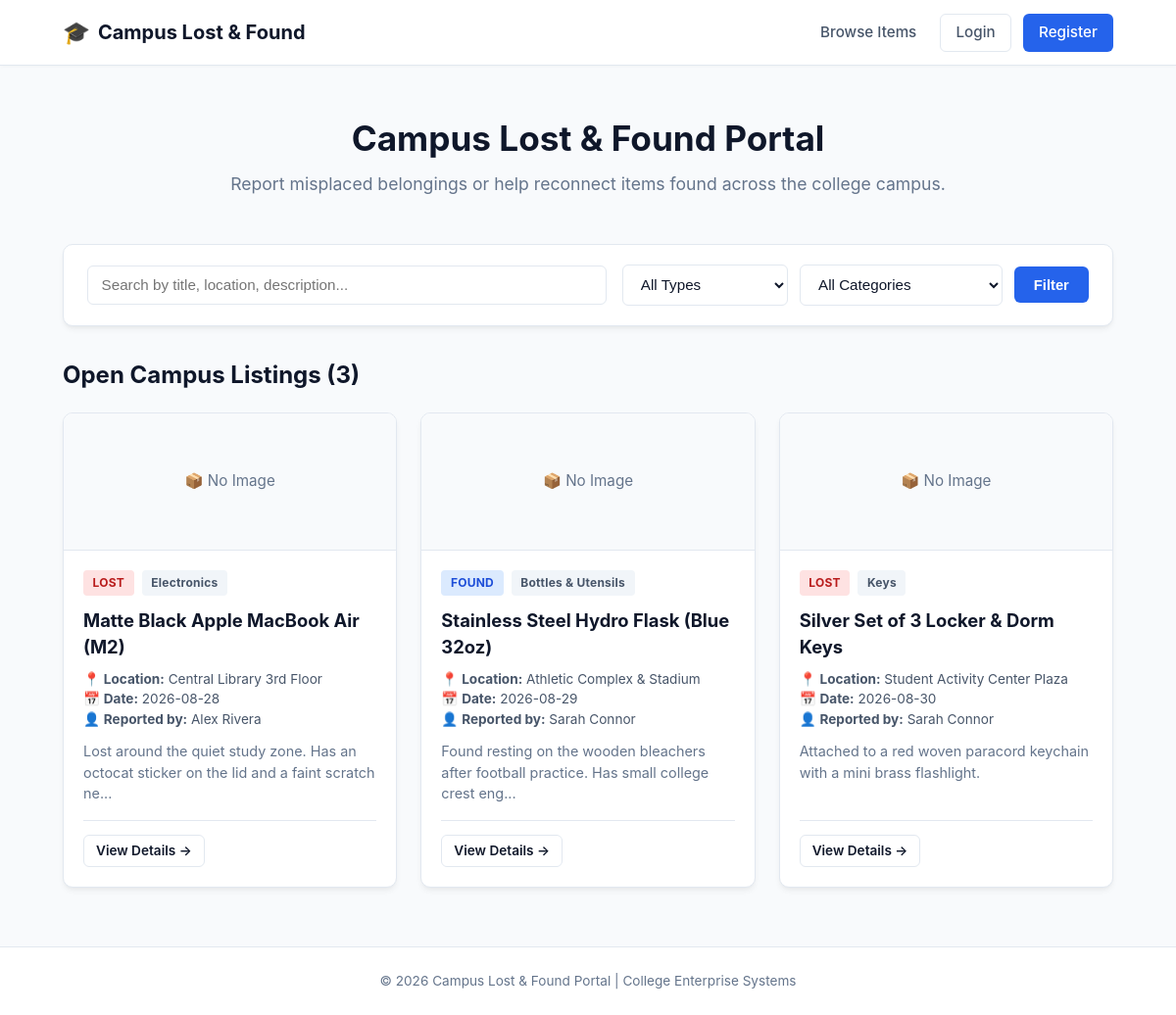
The page / on the database its author committed.
### tables this page shows
CREATE TABLE IF NOT EXISTS items (
  id INT AUTO_INCREMENT PRIMARY KEY,
  user_id INT NOT NULL,
  type ENUM('lost','found') NOT NULL,
  title VARCHAR(150) NOT NULL,
  description TEXT,
  category VARCHAR(50),
  location VARCHAR(150),
  date_reported DATE,
  image_path VARCHAR(255),
  status ENUM('open','claimed','resolved') DEFAULT 'open',
  created_at TIMESTAMP DEFAULT CURRENT_TIMESTAMP,
  FOREIGN KEY (user_id) REFERENCES users(id)
);

CREATE TABLE IF NOT EXISTS users (
  id INT AUTO_INCREMENT PRIMARY KEY,
  name VARCHAR(100) NOT NULL,
  email VARCHAR(150) UNIQUE NOT NULL,
  password VARCHAR(255) NOT NULL,
  role ENUM('student','admin') DEFAULT 'student',
  created_at TIMESTAMP DEFAULT CURRENT_TIMESTAMP
);

### includes/auth.php (called while the page is built, shortened)
<?php
function is_logged_in(): bool {
    return isset($_SESSION['user_id']) && !empty($_SESSION['user_id']);
}
?>

### index.php (the view, shortened to what this page needs)
<?php
require_once __DIR__ . '/includes/auth.php';
$search_query = trim($_GET['q'] ?? '');
$filter_type = trim($_GET['type'] ?? 'all');
$filter_category = trim($_GET['category'] ?? 'all');
$where_clauses = ["status = 'open'"];
$sql = "SELECT items.*, users.name AS reporter_name
        FROM items
        JOIN users ON items.user_id = users.id
        WHERE " . implode(" AND ", $where_clauses) . "
        ORDER BY items.created_at DESC";
$stmt = mysqli_prepare($conn, $sql);
mysqli_stmt_execute($stmt);
$result = mysqli_stmt_get_result($stmt);
$items = [];
while ($row = mysqli_fetch_assoc($result)) {
    $items[] = $row;
}
include __DIR__ . '/includes/header.php';
?>
<div class="hero-section">
    <h1>Campus Lost &amp; Found Portal</h1>
    <p>Report misplaced belongings or help reconnect items found across the college campus.</p>
</div>
<div class="filter-box card">
    <form action="index.php" method="GET" class="filter-form">
        <div class="filter-input-group">
            <input type="text" name="q" class="form-control search-input" placeholder="Search by title, location, description..." value="<?php echo htmlspecialchars($search_query); ?>">
        </div>
        <div class="filter-dropdown-group">
            <select name="type" class="form-control select-control">
                <option value="all" <?php echo $filter_type === 'all' ? 'selected' : ''; ?>>All Types</option>
            </select>
            <select name="category" class="form-control select-control">
                <option value="all" <?php echo $filter_category === 'all' ? 'selected' : ''; ?>>All Categories</option>
            </select>
            <button type="submit" class="btn btn-primary">Filter</button>
        </div>
    </form>
</div>
<div class="section-header">
    <h2>Open Campus Listings (<?php echo count($items); ?>)</h2>
</div>
<?php if (empty($items)): ?>
    <div class="card empty-state">
        <p class="empty-text">No open items found matching your filter criteria.</p>
        <?php if (is_logged_in()): ?>
            <a href="report_item.php" class="btn btn-primary">Report an Item</a>
        <?php endif; ?>
    </div>
<?php else: ?>
    <div class="items-grid">
        <?php foreach ($items as $item): ?>
            <div class="item-card card">
                <?php if (!empty($item['image_path'])): ?>
                    <div class="item-card-image">
                        <img src="<?php echo htmlspecialchars($item['image_path']); ?>" alt="<?php echo htmlspecialchars($item['title']); ?>">
                    </div>
                <?php else: ?>
                    <div class="item-card-image-placeholder">
                        <span>📦 No Image</span>
                    </div>
                <?php endif; ?>
                <div class="item-card-body">
                    <div class="item-card-badges">
                        <span class="badge badge-<?php echo htmlspecialchars($item['type']); ?>">
                            <?php echo strtoupper(htmlspecialchars($item['type'])); ?>
                        </span>
                        <span class="badge badge-category">
                            <?php echo htmlspecialchars($item['category']); ?>
                        </span>
                    </div>
                    <h3 class="item-card-title">
                        <a href="item_detail.php?id=<?php echo (int)$item['id']; ?>">
                            <?php echo htmlspecialchars($item['title']); ?>
                        </a>
                    </h3>
                    <p class="item-card-meta">
                        📍 <strong>Location:</strong> <?php echo htmlspecialchars($item['location']); ?><br>
                        📅 <strong>Date:</strong> <?php echo htmlspecialchars($item['date_reported']); ?><br>
                        👤 <strong>Reported by:</strong> <?php echo htmlspecialchars($item['reporter_name']); ?>
                    </p>
                    <p class="item-card-desc">
                        <?php
                            $desc = htmlspecialchars($item['description'] ?? '');
                            echo strlen($desc) > 90 ? substr($desc, 0, 90) . '...' : ($desc ?: '<em>No additional description provided.</em>');
                        ?>
                    </p>
                    <div class="item-card-footer">
                        <a href="item_detail.php?id=<?php echo (int)$item['id']; ?>" class="btn btn-sm btn-outline">View Details &rarr;</a>
                    </div>
                </div>
            </div>
        <?php endforeach; ?>
    </div>
<?php endif; ?>
<?php
include __DIR__ . '/includes/footer.php';
?>

### includes/header.php (shortened to what this page needs)
<?php
require_once __DIR__ . '/auth.php';
$base_path = defined('IN_ADMIN') && IN_ADMIN ? '../' : './';
$admin_path = defined('IN_ADMIN') && IN_ADMIN ? './' : 'admin/';
?>
<!DOCTYPE html>
<html lang="en">
<head>
    <link rel="stylesheet" href="<?php echo $base_path; ?>css/style.css">
</head>
<body>
    <header class="navbar">
        <div class="nav-container">
            <a href="<?php echo $base_path; ?>index.php" class="brand-logo">
                <span class="logo-badge">🎓</span> Campus Lost &amp; Found
            </a>
            <nav class="nav-links">
                <a href="<?php echo $base_path; ?>index.php">Browse Items</a>
                <?php if (is_logged_in()): ?>
                    <a href="<?php echo $base_path; ?>report_item.php">Report Item</a>
                    <a href="<?php echo $base_path; ?>my_items.php">My Reports</a>
                    <a href="<?php echo $base_path; ?>my_claims.php">My Claims</a>
                    <?php if (is_admin()): ?>
                        <a href="<?php echo $admin_path; ?>dashboard.php" class="admin-link">Admin Dashboard</a>
                    <?php endif; ?>
                    <span class="user-greeting">
                        Hi, <strong><?php echo htmlspecialchars($_SESSION['name'] ?? 'User'); ?></strong>
                        <span class="role-pill <?php echo htmlspecialchars($_SESSION['role'] ?? 'student'); ?>">
                            <?php echo ucfirst(htmlspecialchars($_SESSION['role'] ?? 'student')); ?>
                        </span>
                    </span>
                    <a href="<?php echo $base_path; ?>logout.php" class="btn btn-outline-nav">Logout</a>
                <?php else: ?>
                    <a href="<?php echo $base_path; ?>login.php" class="btn btn-outline-nav">Login</a>
                    <a href="<?php echo $base_path; ?>register.php" class="btn btn-primary-nav">Register</a>
                <?php endif; ?>
            </nav>
        </div>
    </header>
    <main class="main-container">

### includes/footer.php (shortened to what this page needs)
    </main>
    <footer class="footer">
        <div class="footer-container">
            <p>&copy; <?php echo date('Y'); ?> Campus Lost &amp; Found Portal | College Enterprise Systems</p>
        </div>
    </footer>
</body>
</html>

### rows shown on the page
items: shows "📦 No Image", type "LOST", category "Electronics", title "Matte Black Apple MacBook Air (M2)", location "Central Library 3rd Floor", date_reported "2026-08-28", user.name "Alex Rivera", description "Lost around the quiet study zone. Has an octocat sticker on the lid and a faint scratch ne"
items: shows "📦 No Image", type "FOUND", category "Bottles & Utensils", title "Stainless Steel Hydro Flask (Blue 32oz)", location "Athletic Complex & Stadium", date_reported "2026-08-29", user.name "Sarah Connor", description "Found resting on the wooden bleachers after football practice. Has small college crest eng"
items: shows "📦 No Image", type "LOST", category "Keys", title "Silver Set of 3 Locker & Dorm Keys", location "Student Activity Center Plaza", date_reported "2026-08-30", user.name "Sarah Connor", description "Attached to a red woven paracord keychain with a mini brass flashlight."

### other values the page prints
count($items) "3"
